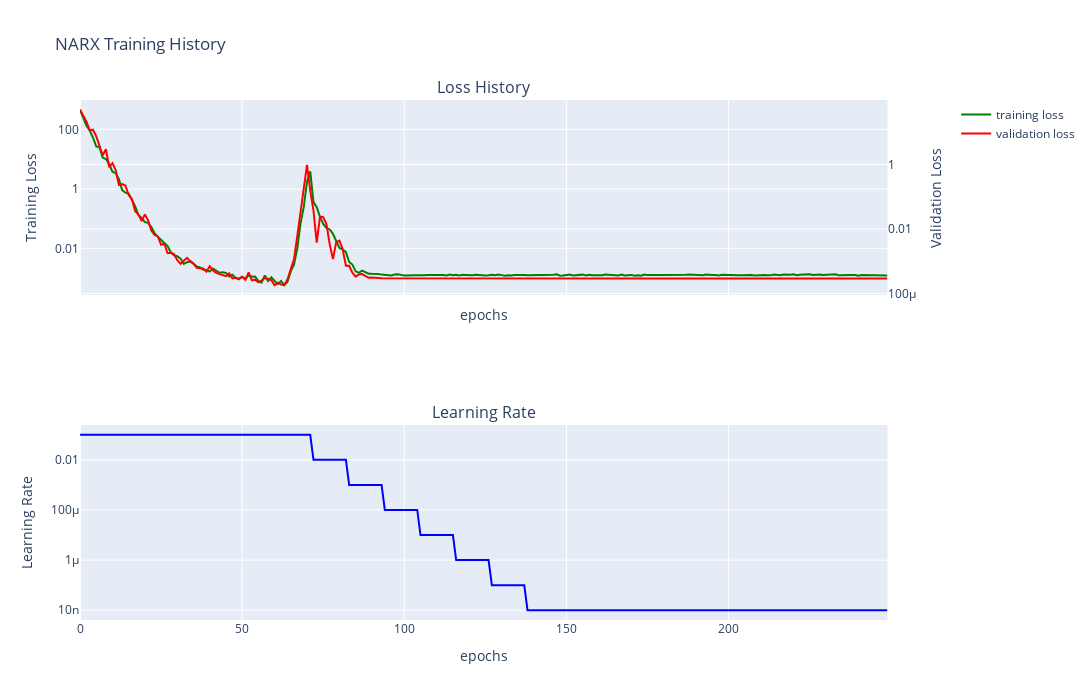

The code cell stored with this chart in its notebook:
### Markdown cell above
# NARX model

### Code cell
dm.narx_trainer(hidden_layers=[1000], batch_size=1000,
          learning_rate=0.1, epochs= 250, scheduler_flag=True, device=default_device)
dm.narx.plot_narx_training_history_plotly()

### Figure 1 — Plotly figure (JSON) as saved in the notebook; plotly's stock layout.template omitted (floating-point values rounded to 4 significant figures; data arrays with more than 128 entries replaced by an {"elided": "..."} marker saying what was removed)
{"data": [{"line": {"color": "green"}, "mode": "lines", "name": "training loss", "showlegend": true, "type": "scatter", "x": {"elided": "250 int values"}, "xaxis": "x", "y": {"elided": "250 float values"}, "yaxis": "y"}, {"line": {"color": "red"}, "mode": "lines", "name": "validation loss", "showlegend": true, "type": "scatter", "x": {"elided": "250 int values"}, "xaxis": "x", "y": {"elided": "250 float values"}, "yaxis": "y2"}, {"line": {"color": "blue"}, "mode": "lines", "showlegend": false, "type": "scatter", "x": {"elided": "250 int values"}, "xaxis": "x2", "y": {"elided": "250 float values"}, "yaxis": "y3"}], "layout": {"annotations": [{"font": {"size": 16}, "showarrow": false, "text": "Loss History", "x": 0.47, "xanchor": "center", "xref": "paper", "y": 1, "yanchor": "bottom", "yref": "paper"}, {"font": {"size": 16}, "showarrow": false, "text": "Learning Rate", "x": 0.47, "xanchor": "center", "xref": "paper", "y": 0.375, "yanchor": "bottom", "yref": "paper"}], "height": 700, "title": {"text": "NARX Training History"}, "width": 1800, "xaxis": {"anchor": "y", "domain": [0, 0.94], "matches": "x2", "showticklabels": false, "title": {"text": "epochs"}}, "xaxis2": {"anchor": "y3", "domain": [0, 0.94], "title": {"text": "epochs"}}, "yaxis": {"anchor": "x", "domain": [0.625, 1], "title": {"text": "Training Loss"}, "type": "log"}, "yaxis2": {"anchor": "x", "overlaying": "y", "side": "right", "title": {"text": "Validation Loss"}, "type": "log"}, "yaxis3": {"anchor": "x2", "domain": [0, 0.375], "title": {"text": "Learning Rate"}, "type": "log"}}}
